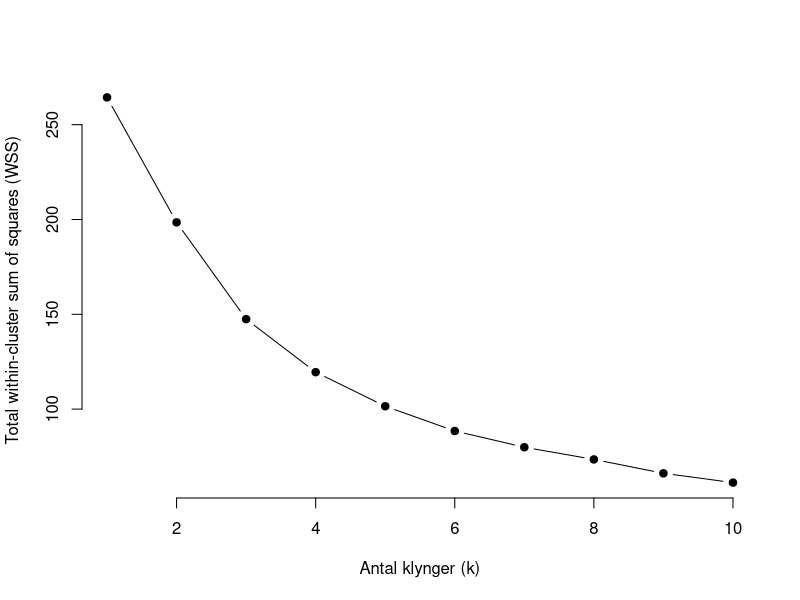
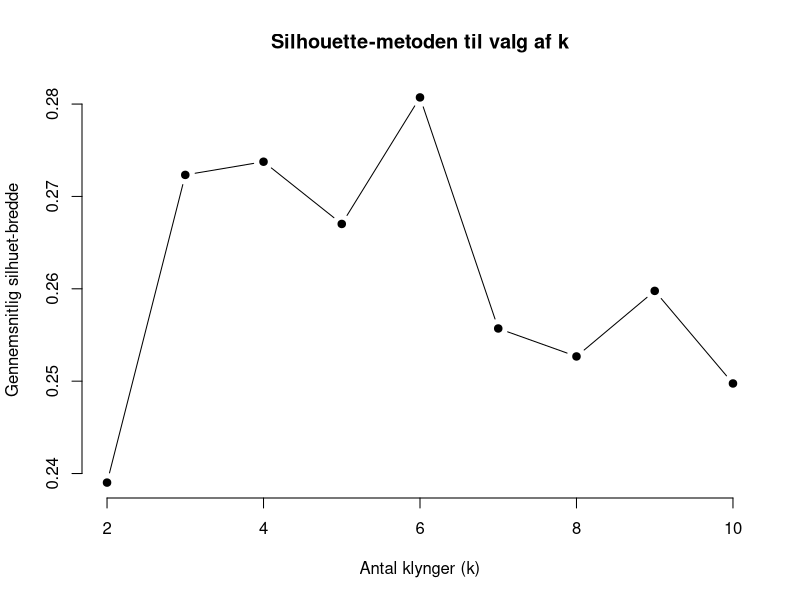
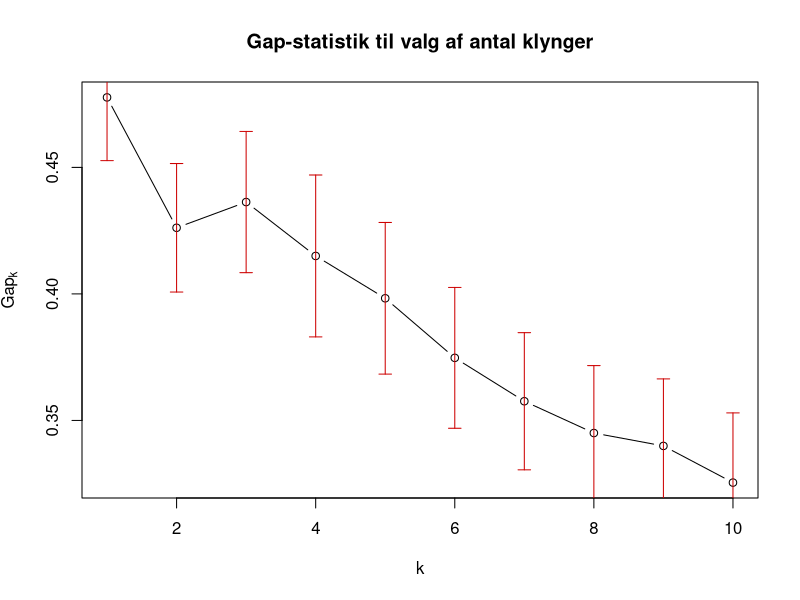

Here is the R script that generated these plots, in order:
## ---- chunk 1
# Simulerer noget data
set.seed(123)
data <- matrix(rnorm(300), ncol = 3)

# Beregn WSS for k = 1 til 10
wss <- sapply(1:10, function(k){
  kmeans(data, centers = k, nstart = 20)$tot.withinss
})

# Plot WSS vs. antal klynger
plot(1:10, wss, type = "b", pch = 19, frame = FALSE,
     xlab = "Antal klynger (k)",
     ylab = "Total within-cluster sum of squares (WSS)")

## ---- chunk 2
# Installer og load nødvendige pakker
# install.packages("cluster")
library(cluster)

set.seed(123)
# Simulerer et datasæt med 100 observationer og 3 variable
data <- matrix(rnorm(300), ncol = 3)

# Vælg et interval for antal klynger (k)
k_values <- 2:10  # Silhouette kræver mindst 2 klynger

# Initialiser en vektor til at gemme gennemsnitlig silhuet-bredde
avg_silhouette <- numeric(length(k_values))

# Beregn k-means clustering og silhuet for hvert k
for(i in seq_along(k_values)) {
  k <- k_values[i]
  km_res <- kmeans(data, centers = k, nstart = 25)
  # Beregn afstanden mellem observationerne
  diss <- dist(data)
  # Beregn silhuet-værdierne for den opnåede clustering
  sil <- silhouette(km_res$cluster, diss)
  # Gem den gennemsnitlige silhuet-bredde
  avg_silhouette[i] <- mean(sil[, 3])
}

# Plot den gennemsnitlige silhuet-bredde for hvert k
plot(k_values, avg_silhouette, type = "b", pch = 19, frame = FALSE,
     xlab = "Antal klynger (k)",
     ylab = "Gennemsnitlig silhuet-bredde",
     main = "Silhouette-metoden til valg af k")

# Find det optimale k (hvor gennemsnitlig silhuet er størst)
optimal_k <- k_values[which.max(avg_silhouette)]
cat("Optimalt antal klynger ifølge silhouette-metoden er:", optimal_k, "\n")

## ---- chunk 3
# Installer og load nødvendige pakker
# install.packages("cluster")
library(cluster)

set.seed(123)
# Simuler et datasæt med 100 observationer og 3 variable
data <- matrix(rnorm(300), ncol = 3)

# Beregn gap-statistikken for klynger fra 1 til 10
gap_stat <- clusGap(data,
                    FUN = kmeans,
                    nstart = 25,
                    K.max = 10,
                    B = 50)  # B er antallet af bootstrap-replikationer

# Vis gap-statistikken
print(gap_stat, method = "firstmax")

# Plot gap-statistikken
plot(gap_stat, main = "Gap-statistik til valg af antal klynger")

